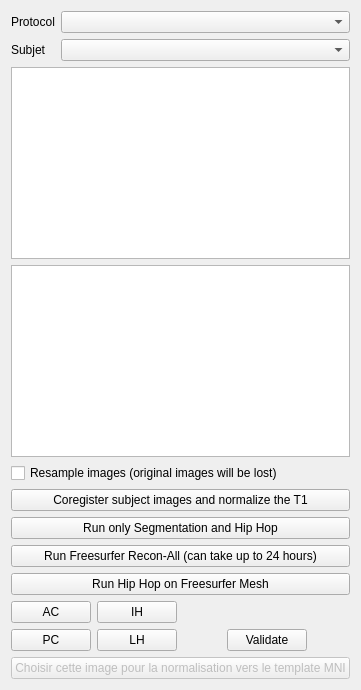
      <widget class="QWidget" name="tab_6">
       <attribute name="title">
        <string>Coregistration and Normalization</string>
       </attribute>
       <layout class="QVBoxLayout" name="verticalLayout_12">
        <item>
         <layout class="QFormLayout" name="formLayout_2">
          <property name="labelAlignment">
           <set>Qt::AlignLeading|Qt::AlignLeft|Qt::AlignVCenter</set>
          </property>
          <item row="0" column="0">
           <widget class="QLabel" name="label_18">
            <property name="text">
             <string>Protocol</string>
            </property>
           </widget>
          </item>
          <item row="0" column="1">
           <widget class="QComboBox" name="regProtocolCombo"/>
          </item>
          <item row="1" column="0">
           <widget class="QLabel" name="label_19">
            <property name="text">
             <string>Subjet</string>
            </property>
           </widget>
          </item>
          <item row="1" column="1">
           <widget class="QComboBox" name="regSubjectCombo"/>
          </item>
         </layout>
        </item>
        <item>
         <widget class="QListWidget" name="regImageList"/>
        </item>
        <item>
         <widget class="QListWidget" name="regImageList2"/>
        </item>
        <item>
         <widget class="QCheckBox" name="regResampleCheck">
          <property name="text">
           <string>Resample images (original images will be lost)</string>
          </property>
         </widget>
        </item>
        <item>
         <widget class="QPushButton" name="registerNormalizeSubjectButton">
          <property name="enabled">
           <bool>true</bool>
          </property>
          <property name="text">
           <string>Coregister subject images and normalize the T1</string>
          </property>
         </widget>
        </item>
        <item>
         <widget class="QPushButton" name="segmentationHIPHOPbutton">
          <property name="text">
           <string>Run only Segmentation and Hip Hop</string>
          </property>
         </widget>
        </item>
        <item>
         <widget class="QPushButton" name="FreeSurferReconAllpushButton">
          <property name="text">
           <string>Run Freesurfer Recon-All (can take up to 24 hours)</string>
          </property>
         </widget>
        </item>
        <item>
         <widget class="QPushButton" name="runMarsAtlasFreesurferButton">
          <property name="text">
           <string>Run Hip Hop on Freesurfer Mesh</string>
          </property>
         </widget>
        </item>
        <item>
         <layout class="QHBoxLayout" name="horizontalLayout_18">
          <item>
           <layout class="QFormLayout" name="formLayout_4">
            <item row="0" column="0">
             <widget class="QPushButton" name="regAcButton">
              <property name="toolTip">
               <string>Cliquez sur la commissure antérieure, puis sur ce bouton</string>
              </property>
              <property name="text">
               <string>AC</string>
              </property>
             </widget>
            </item>
            <item row="0" column="1">
             <widget class="QPushButton" name="regIhButton">
              <property name="toolTip">
               <string>Cliquez sur un point interhémisphérique au-dessus de CA-CP, puis sur ce bouton</string>
              </property>
              <property name="text">
               <string>IH</string>
              </property>
             </widget>
            </item>
            <item row="1" column="0">
             <widget class="QPushButton" name="regPcButton">
              <property name="toolTip">
               <string>Cliquez sur la commissure postérieure, puis sur ce bouton</string>
              </property>
              <property name="text">
               <string>PC</string>
              </property>
             </widget>
            </item>
            <item row="1" column="1">
             <widget class="QPushButton" name="regLhButton">
              <property name="toolTip">
               <string>Cliquez dans l'hémisphère gauche (droite de l'image si l'importation a bien fonctionné), puis sur ce bouton</string>
              </property>
              <property name="text">
               <string>LH</string>
              </property>
             </widget>
            </item>
           </layout>
          </item>
          <item>
           <layout class="QVBoxLayout" name="verticalLayout_7">
            <item>
             <widget class="QLabel" name="regACPCLabel">
              <property name="enabled">
               <bool>true</bool>
              </property>
              <property name="text">
               <string/>
              </property>
             </widget>
            </item>
            <item>
             <layout class="QHBoxLayout" name="horizontalLayout_17">
              <item>
               <spacer name="horizontalSpacer_18">
                <property name="orientation">
                 <enum>Qt::Horizontal</enum>
                </property>
                <property name="sizeHint" stdset="0">
                 <size>
                  <width>40</width>
                  <height>20</height>
                 </size>
                </property>
               </spacer>
              </item>
              <item>
               <widget class="QPushButton" name="regAcPcValidateButton">
                <property name="toolTip">
                 <string>Si AC, PC, IH et LH ont été entrés, lance la segmentation du cerveau</string>
                </property>
                <property name="text">
                 <string>Validate</string>
                </property>
               </widget>
              </item>
              <item>
               <spacer name="horizontalSpacer_19">
                <property name="orientation">
                 <enum>Qt::Horizontal</enum>
                </property>
                <property name="sizeHint" stdset="0">
                 <size>
                  <width>40</width>
                  <height>20</height>
                 </size>
                </property>
               </spacer>
              </item>
             </layout>
            </item>
           </layout>
          </item>
         </layout>
        </item>
        <item>
         <widget class="QPushButton" name="selectNormalizationImage">
          <property name="enabled">
           <bool>false</bool>
          </property>
          <property name="text">
           <string>Choisir cette image pour la normalisation vers le template MNI</string>
          </property>
         </widget>
        </item>
       </layout>
      </widget>
